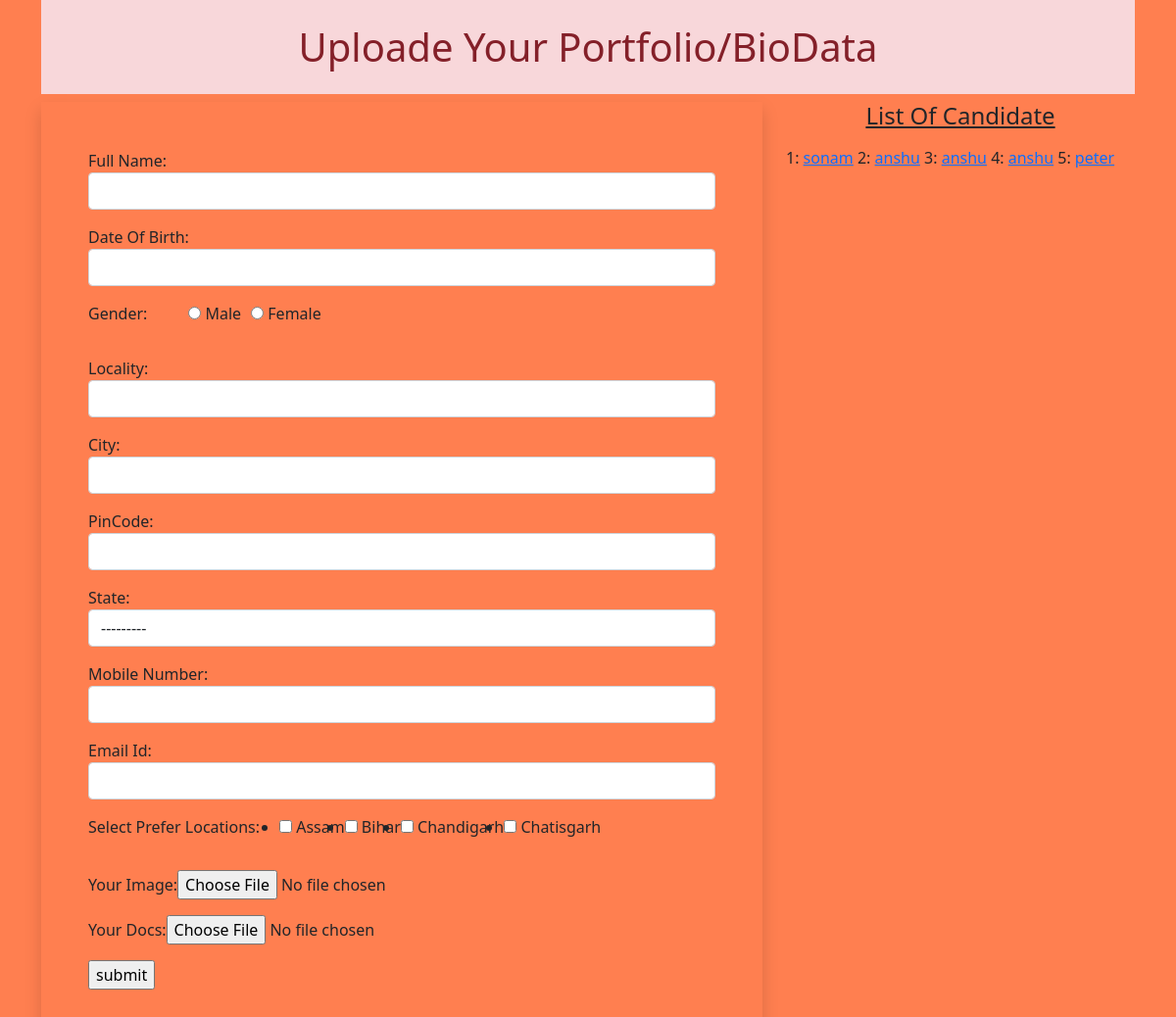
The page / on the database its author committed.
### apps/models.py (models this page shows)
class Portfolio(models.Model):
    name=models.CharField(max_length=100)
    dob=models.DateField(auto_now=False,auto_now_add=False)
    gender=models.CharField(max_length=100)
    locality=models.CharField(max_length=100)
    city=models.CharField(max_length=100)
    pin=models.PositiveIntegerField()
    state=models.CharField(choices=STATE_CHOICE,max_length=100)
    mobile=models.PositiveIntegerField()
    email=models.EmailField()
    job_city=models.CharField(max_length=100)
    profile_image=models.ImageField(upload_to='profileimage',blank=True)
    my_file=models.FileField(upload_to='docs',blank=True)

### apps/views.py (the view, shortened to what this page needs)
# urls.py: path('',views.PortView.as_view(),name='home'),
class PortView(View):
    def get(self,request):
        port=Portfolio.objects.all()
        form=PortFolioForm()
        return render(request,'apps/home.html',{'postf':port,'form':form})

### apps/templates/apps/home.html (shortened to what this page needs)
<!DOCTYPE html>
{% load static %}
<html lang="en">
<head>
    <link href="https://cdn.jsdelivr.net/npm/bootstrap@5.0.0-beta3/dist/css/bootstrap.min.css"
     rel="stylesheet"
>
        <link rel="stylesheet" href="//code.jquery.com/ui/1.12.1/themes/base/jquery-ui.css">
        <link rel="stylesheet" href="/resources/demos/style.css">
    <link rel="stylesheet" href="{% static 'apps/css/style.css' %}">
</head>
<body>
<div class="container" mb-3>
<h1 class="alert-danger text-center p-4">Uploade Your Portfolio/BioData</h1>
<div class="row">
    <div class="col-sm-8">
    <form action="" method="post" enctype="multipart/form-data" class="shadow p-5">
        {% for fm in form %}
        <div class="form-group mb-3">
        {{fm.label_tag}}{{fm}}
        </div>
        {% endfor %}
    <input type="submit" value="submit" class="btn-btn-primary">
    </form>
    </div>
    <div class="col-sm-4">
        <h4 class="text-center mb-3"><u>List Of Candidate</u></h4>
        {% for portfolio in postf %}
           {{portfolio.id}}: <a href="{% url 'info' portfolio.id %}">{{portfolio.name}}</a>
        {% endfor %}
    </div>
    </div>
    </div>
</body>
</html>

### apps/static/apps/css/style.css (style rules this page uses)
#id_gender { list-style-type: none; display: inline-flex; }
#id_gender > li { padding-left: 10px; }
body { background-color:coral; }
#id_job_city { display: inline-flex; padding-left: 20px; }

### rows shown on the page
Portfolio: id "1", name "sonam"
Portfolio: id "2", name "anshu"
Portfolio: id "3", name "anshu"
Portfolio: id "4", name "anshu"
Portfolio: id "5", name "peter"

### other values the page prints
{{ fm.label_tag }} "Full Name:" "Date Of Birth:" "Gender:" "Locality:" "City:" "PinCode:" "State:" "Mobile Number:" "Email Id:" "Select Prefer Locations:" "Your Image:" "Your Docs:"
